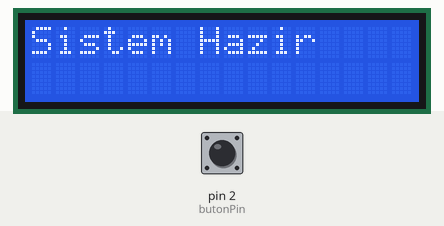
This sketch was run on a simulated Arduino Uno, built with avr-gcc and run on an emulated ATmega328P. Shown: 16×2 character LCD. The test bench sets the inputs (shaded band); at power-on: pin 2 (butonPin) HIGH.

Above: at 1.2 s.
1.3 s: pin 2 (butonPin) pulled LOW for 0.15 s
At 2.1 s:
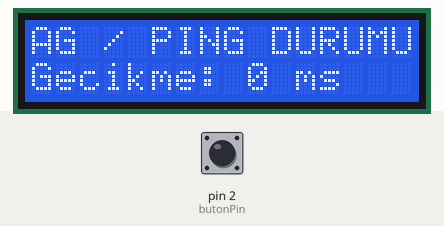
2.9 s: pin 2 (butonPin) pulled LOW for 1 s
At 3.3 s:
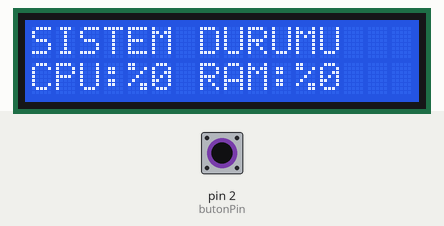
5.4 s: pin 2 (butonPin) pulled LOW for 3.2 s
At 6.4 s:
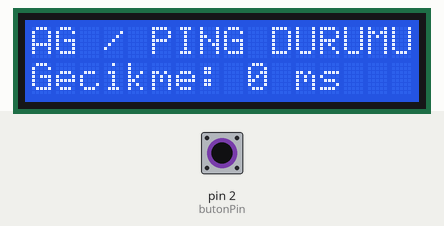
Timing chart, 0 to 8.4 s (numbered marks = the images above; inputs shaded):
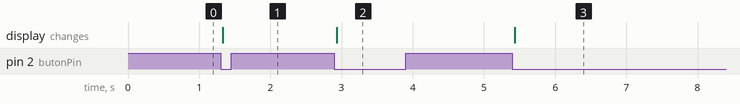

The sketch:

PC_Telemetry_Monitor_System.ino
```cpp
#include <Wire.h>
#include <LiquidCrystal_I2C.h>

LiquidCrystal_I2C lcd(0x27, 16, 2);

// --- Buton ve Menü Değişkenleri ---
const int butonPin = 2;
int aktifSayfa = 1;
bool sonButonDurumu = HIGH; // INPUT_PULLUP kullandığımız için basılı değilken HIGH

// Ekranı anında güncellemek için son verileri hafızada tutuyoruz
uint8_t son_cpu = 0;
uint8_t son_ram = 0;
uint8_t son_ping = 0;

// --- Dairesel Tampon (Ring Buffer) ---
#define BUFFER_SIZE 64
uint8_t rx_buffer[BUFFER_SIZE];
uint16_t rx_head = 0, rx_tail = 0, rx_count = 0;

void push_buffer(uint8_t b) {
  if (rx_count < BUFFER_SIZE) {
    rx_buffer[rx_head] = b;
    rx_head = (rx_head + 1) % BUFFER_SIZE;
    rx_count++;
  }
}

bool pop_buffer(uint8_t *b) {
  if (rx_count == 0) return false;
  *b = rx_buffer[rx_tail];
  rx_tail = (rx_tail + 1) % BUFFER_SIZE;
  rx_count--;
  return true;
}

// --- Ayrıştırıcı (Parser) ---
enum ParserState { WAIT_START, WAIT_LENGTH, WAIT_DATA, WAIT_CHECKSUM, WAIT_END };
ParserState state = WAIT_START;
uint8_t data_len = 0, data_buffer[10], data_index = 0, calculated_checksum = 0, received_checksum = 0;

void setup() {
  lcd.init();
  lcd.backlight();
  lcd.clear();
  lcd.print("Sistem Hazir");

  // Dahili direnci aktif et (Dışarıdan direnç bağlamaya gerek kalmaz)
  pinMode(butonPin, INPUT_PULLUP);

  Serial.begin(9600);
}

void loop() {
  // 1. BUTON KONTROLÜ
  bool anlikButonDurumu = digitalRead(butonPin);

  // Butona basıldığını (HIGH'dan LOW'a düştüğünü) yakala
  if (sonButonDurumu == HIGH && anlikButonDurumu == LOW) {
    aktifSayfa = (aktifSayfa == 1) ? 2 : 1; // Sayfayı değiştir
    updateLCD(); // Butona basılınca ekranı anında yenile
    delay(200);  // Buton sıçramasını (bounce) engellemek için kısa bekleme
  }
  sonButonDurumu = anlikButonDurumu;

  // 2. SERİ HABERLEŞME (Veri Toplama)
  while (Serial.available() > 0) {
    push_buffer(Serial.read());
  }

  // 3. VERİ AYRIŞTIRMA
  uint8_t current_byte;
  while (pop_buffer(&current_byte)) {
    switch (state) {
      case WAIT_START:
        if (current_byte == 0xAA) { state = WAIT_LENGTH; calculated_checksum = 0; }
        break;
      case WAIT_LENGTH:
        data_len = current_byte; calculated_checksum += current_byte; data_index = 0;
        state = (data_len > 0) ? WAIT_DATA : WAIT_CHECKSUM;
        break;
      case WAIT_DATA:
        data_buffer[data_index++] = current_byte; calculated_checksum += current_byte;
        if (data_index >= data_len) state = WAIT_CHECKSUM;
        break;
      case WAIT_CHECKSUM:
        received_checksum = current_byte; state = WAIT_END;
        break;
      case WAIT_END:
        if (current_byte == 0x55 && calculated_checksum == received_checksum && data_len >= 3) {
          // Yeni verileri hafızaya kaydet
          son_cpu = data_buffer[0];
          son_ram = data_buffer[1];
          son_ping = data_buffer[2];

          updateLCD(); // Yeni veri gelince ekranı yenile
        }
        state = WAIT_START;
        break;
    }
  }
}

// --- Ekran Güncelleme Fonksiyonu ---
void updateLCD() {
  char line1[17];
  char line2[17];
  char tempStr[20];

  if(aktifSayfa == 1) {
    sprintf(line1, "%-16s", "SISTEM DURUMU");
    sprintf(tempStr, "CPU:%%%d RAM:%%%d", son_cpu, son_ram);
    sprintf(line2, "%-16s", tempStr);
  }
  else {
    sprintf(line1, "%-16s", "AG / PING DURUMU");
    if(son_ping > 254) {
      sprintf(line2, "%-16s", "Baglanti Yok!");
    } else {
      sprintf(tempStr, "Gecikme: %d ms", son_ping);
      sprintf(line2, "%-16s", tempStr);
    }
  }

  lcd.setCursor(0, 0); lcd.print(line1);
  lcd.setCursor(0, 1); lcd.print(line2);
}
```

Measured:
- after the input at 1.3 s, the display: changes at once (image 1)
- after the input at 2.9 s, the display: changes at once (image 2)
- after the input at 5.4 s, the display: changes at once (image 3)
